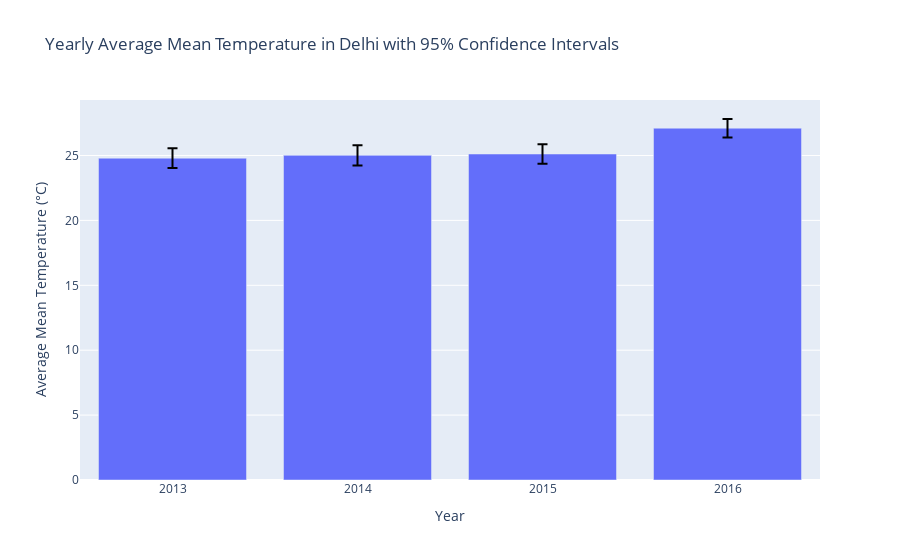

Notebook cell for this chart:
### Code cell
import scipy.stats as stats

# Calculate yearly statistics including confidence intervals
yearly_stats = df.groupby('year')['meantemp'].agg(['mean', 'std', 'count']).reset_index()
yearly_stats = yearly_stats[yearly_stats['year'] <= 2016]

# Calculate 95% confidence intervals
confidence_level = 0.95
alpha = 1 - confidence_level

# Calculate standard error and confidence intervals for each year
yearly_stats['std_error'] = yearly_stats['std'] / np.sqrt(yearly_stats['count'])
yearly_stats['t_critical'] = yearly_stats.apply(
    lambda row: stats.t.ppf(1 - alpha/2, df=row['count']-1), axis=1
)
yearly_stats['margin_error'] = yearly_stats['t_critical'] * yearly_stats['std_error']
yearly_stats['ci_lower'] = yearly_stats['mean'] - yearly_stats['margin_error']
yearly_stats['ci_upper'] = yearly_stats['mean'] + yearly_stats['margin_error']

print(yearly_stats[['year', 'mean', 'std', 'count', 'ci_lower', 'ci_upper']])

# Create bar chart with confidence intervals
fig = px.bar(yearly_stats, x='year', y='mean', 
             title='Yearly Average Mean Temperature in Delhi with 95% Confidence Intervals',
             labels={'year': 'Year', 'mean': 'Average Mean Temperature (°C)'},
             error_y='margin_error')  # This adds the error bars

fig.update_layout(
    xaxis_title="Year",
    yaxis_title="Average Mean Temperature (°C)",
    hovermode='x unified'
)

fig.update_xaxes(
    dtick="Y1", 
    tickformat="%Y"
)

# Customize error bar appearance
fig.update_traces(
    error_y=dict(
        type='data',
        array=yearly_stats['margin_error'],
        color='black',
        thickness=2,
        width=5
    )
)

fig.show()

# Print detailed statistics
print("\nDetailed Statistics:")
for _, row in yearly_stats.iterrows():
    print(f"Year {int(row['year'])}: Mean = {row['mean']:.2f}°C, "
          f"95% CI = [{row['ci_lower']:.2f}, {row['ci_upper']:.2f}]°C, "
          f"n = {int(row['count'])}")

### Figure 1 — Plotly figure (JSON) as saved in the notebook; plotly's stock layout.template omitted (floating-point values rounded to 4 significant figures)
{"data": [{"error_y": {"array": [0.7626, 0.782, 0.745, 0.7081], "color": "black", "thickness": 2, "type": "data", "width": 5}, "hovertemplate": "Year=%{x}<br>Average Mean Temperature (°C)=%{y}<extra></extra>", "legendgroup": "", "marker": {"color": "#636efa", "pattern": {"shape": ""}}, "name": "", "orientation": "v", "showlegend": false, "textposition": "auto", "type": "bar", "x": [2013, 2014, 2015, 2016], "xaxis": "x", "y": [24.79, 25.01, 25.11, 27.1], "yaxis": "y"}], "layout": {"barmode": "relative", "hovermode": "x unified", "legend": {"tracegroupgap": 0}, "title": {"text": "Yearly Average Mean Temperature in Delhi with 95% Confidence Intervals"}, "xaxis": {"anchor": "y", "domain": [0, 1], "dtick": "Y1", "tickformat": "%Y", "title": {"text": "Year"}}, "yaxis": {"anchor": "x", "domain": [0, 1], "title": {"text": "Average Mean Temperature (°C)"}}}}
